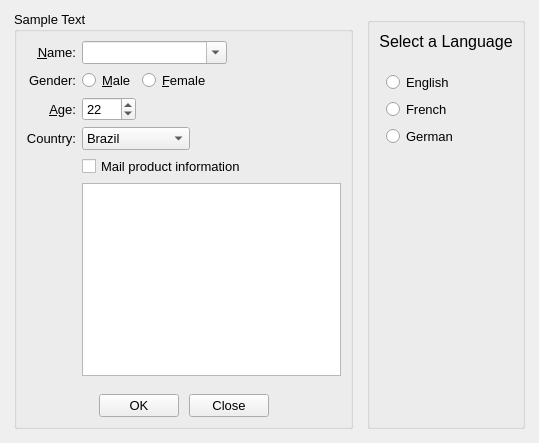
<?xml version="1.0" encoding="UTF-8"?>
<ui version="4.0">
 <class>International</class>
 <widget class="QWidget" name="International">
  <property name="geometry">
   <rect>
    <x>0</x>
    <y>0</y>
    <width>539</width>
    <height>443</height>
   </rect>
  </property>
  <property name="windowTitle">
   <string>International</string>
  </property>
  <layout class="QGridLayout" name="gridLayout_3">
   <property name="leftMargin">
    <number>14</number>
   </property>
   <property name="rightMargin">
    <number>14</number>
   </property>
   <property name="bottomMargin">
    <number>14</number>
   </property>
   <property name="horizontalSpacing">
    <number>14</number>
   </property>
   <property name="verticalSpacing">
    <number>6</number>
   </property>
   <item row="0" column="0" rowspan="2">
    <widget class="QGroupBox" name="groupBox_1">
     <property name="font">
      <font>
       <pointsize>10</pointsize>
      </font>
     </property>
     <property name="title">
      <string>Sample Text</string>
     </property>
     <layout class="QGridLayout" name="gridLayout_2">
      <item row="0" column="0">
       <widget class="QLabel" name="nameLabel">
        <property name="text">
         <string>&amp;Name:</string>
        </property>
        <property name="alignment">
         <set>Qt::AlignRight|Qt::AlignTrailing|Qt::AlignVCenter</set>
        </property>
        <property name="buddy">
         <cstring>nameCB</cstring>
        </property>
       </widget>
      </item>
      <item row="1" column="0">
       <widget class="QLabel" name="genderLabel">
        <property name="text">
         <string>Gender:</string>
        </property>
        <property name="alignment">
         <set>Qt::AlignRight|Qt::AlignTrailing|Qt::AlignVCenter</set>
        </property>
       </widget>
      </item>
      <item row="1" column="1">
       <widget class="QRadioButton" name="maleRadioButton">
        <property name="toolTip">
         <string>Check this if you are male</string>
        </property>
        <property name="text">
         <string>&amp;Male</string>
        </property>
       </widget>
      </item>
      <item row="1" column="2" colspan="2">
       <widget class="QRadioButton" name="femaleRadioButton">
        <property name="toolTip">
         <string>Check this if you are female</string>
        </property>
        <property name="text">
         <string>&amp;Female</string>
        </property>
       </widget>
      </item>
      <item row="1" column="4">
       <spacer name="horizontalSpacer">
        <property name="orientation">
         <enum>Qt::Horizontal</enum>
        </property>
        <property name="sizeHint" stdset="0">
         <size>
          <width>122</width>
          <height>20</height>
         </size>
        </property>
       </spacer>
      </item>
      <item row="2" column="0">
       <widget class="QLabel" name="ageLabel">
        <property name="text">
         <string>&amp;Age:</string>
        </property>
        <property name="alignment">
         <set>Qt::AlignRight|Qt::AlignTrailing|Qt::AlignVCenter</set>
        </property>
        <property name="buddy">
         <cstring>ageSpinBox</cstring>
        </property>
       </widget>
      </item>
      <item row="2" column="1">
       <widget class="QSpinBox" name="ageSpinBox">
        <property name="toolTip">
         <string>Specify your age</string>
        </property>
        <property name="statusTip">
         <string>Specify your age</string>
        </property>
        <property name="minimum">
         <number>12</number>
        </property>
        <property name="value">
         <number>22</number>
        </property>
       </widget>
      </item>
      <item row="3" column="0">
       <widget class="QLabel" name="countryLabel">
        <property name="text">
         <string>Country:</string>
        </property>
        <property name="alignment">
         <set>Qt::AlignRight|Qt::AlignTrailing|Qt::AlignVCenter</set>
        </property>
        <property name="buddy">
         <cstring>countryCombo</cstring>
        </property>
       </widget>
      </item>
      <item row="3" column="1" colspan="2">
       <widget class="QComboBox" name="countryCombo">
        <property name="toolTip">
         <string>Specify country of origin</string>
        </property>
        <property name="statusTip">
         <string>Specify country of origin</string>
        </property>
        <property name="currentIndex">
         <number>0</number>
        </property>
        <item>
         <property name="text">
          <string>Brazil</string>
         </property>
        </item>
        <item>
         <property name="text">
          <string>Canada</string>
         </property>
        </item>
        <item>
         <property name="text">
          <string>France</string>
         </property>
        </item>
        <item>
         <property name="text">
          <string>Germany</string>
         </property>
        </item>
        <item>
         <property name="text">
          <string>Italy</string>
         </property>
        </item>
        <item>
         <property name="text">
          <string>Norway</string>
         </property>
        </item>
        <item>
         <property name="text">
          <string>United States</string>
         </property>
        </item>
       </widget>
      </item>
      <item row="4" column="1" colspan="4">
       <widget class="QCheckBox" name="native_checkBox">
        <property name="text">
         <string>Mail product information</string>
        </property>
       </widget>
      </item>
      <item row="5" column="1" colspan="4">
       <widget class="QListView" name="listView"/>
      </item>
      <item row="6" column="3" colspan="2">
       <spacer name="verticalSpacer_2">
        <property name="orientation">
         <enum>Qt::Vertical</enum>
        </property>
        <property name="sizeType">
         <enum>QSizePolicy::Fixed</enum>
        </property>
        <property name="sizeHint" stdset="0">
         <size>
          <width>20</width>
          <height>12</height>
         </size>
        </property>
       </spacer>
      </item>
      <item row="7" column="0" colspan="5">
       <layout class="QHBoxLayout" name="horizontalLayout_1">
        <property name="spacing">
         <number>10</number>
        </property>
        <item>
         <spacer name="horizontalSpacer_1">
          <property name="orientation">
           <enum>Qt::Horizontal</enum>
          </property>
          <property name="sizeHint" stdset="0">
           <size>
            <width>40</width>
            <height>20</height>
           </size>
          </property>
         </spacer>
        </item>
        <item>
         <widget class="QPushButton" name="okPB">
          <property name="text">
           <string>OK</string>
          </property>
         </widget>
        </item>
        <item>
         <widget class="QPushButton" name="closePB">
          <property name="text">
           <string>Close</string>
          </property>
         </widget>
        </item>
        <item>
         <spacer name="horizontalSpacer_2">
          <property name="orientation">
           <enum>Qt::Horizontal</enum>
          </property>
          <property name="sizeHint" stdset="0">
           <size>
            <width>40</width>
            <height>20</height>
           </size>
          </property>
         </spacer>
        </item>
       </layout>
      </item>
      <item row="0" column="1" colspan="3">
       <widget class="QComboBox" name="nameCB">
        <property name="toolTip">
         <string>Specify your name</string>
        </property>
        <property name="editable">
         <bool>true</bool>
        </property>
       </widget>
      </item>
     </layout>
    </widget>
   </item>
   <item row="1" column="1">
    <widget class="QGroupBox" name="groupBox_2">
     <property name="title">
      <string/>
     </property>
     <layout class="QGridLayout" name="gridLayout">
      <item row="2" column="0">
       <layout class="QVBoxLayout" name="verticalLayout_2">
        <property name="leftMargin">
         <number>7</number>
        </property>
        <property name="bottomMargin">
         <number>3</number>
        </property>
        <item>
         <widget class="QRadioButton" name="englishRB">
          <property name="font">
           <font>
            <pointsize>10</pointsize>
           </font>
          </property>
          <property name="text">
           <string>English</string>
          </property>
         </widget>
        </item>
        <item>
         <widget class="QRadioButton" name="frenchRB">
          <property name="font">
           <font>
            <pointsize>10</pointsize>
           </font>
          </property>
          <property name="text">
           <string>French</string>
          </property>
         </widget>
        </item>
        <item>
         <widget class="QRadioButton" name="germanRB">
          <property name="font">
           <font>
            <pointsize>10</pointsize>
           </font>
          </property>
          <property name="text">
           <string>German</string>
          </property>
         </widget>
        </item>
       </layout>
      </item>
      <item row="0" column="0">
       <widget class="QLabel" name="label_1">
        <property name="font">
         <font>
          <pointsize>12</pointsize>
         </font>
        </property>
        <property name="text">
         <string>Select a Language</string>
        </property>
        <property name="alignment">
         <set>Qt::AlignCenter</set>
        </property>
       </widget>
      </item>
      <item row="1" column="0">
       <spacer name="verticalSpacer_3">
        <property name="orientation">
         <enum>Qt::Vertical</enum>
        </property>
        <property name="sizeType">
         <enum>QSizePolicy::Fixed</enum>
        </property>
        <property name="sizeHint" stdset="0">
         <size>
          <width>20</width>
          <height>15</height>
         </size>
        </property>
       </spacer>
      </item>
      <item row="3" column="0">
       <spacer name="verticalSpacer">
        <property name="orientation">
         <enum>Qt::Vertical</enum>
        </property>
        <property name="sizeHint" stdset="0">
         <size>
          <width>20</width>
          <height>40</height>
         </size>
        </property>
       </spacer>
      </item>
     </layout>
    </widget>
   </item>
  </layout>
 </widget>
 <tabstops>
  <tabstop>nameCB</tabstop>
  <tabstop>maleRadioButton</tabstop>
  <tabstop>femaleRadioButton</tabstop>
  <tabstop>ageSpinBox</tabstop>
  <tabstop>countryCombo</tabstop>
  <tabstop>native_checkBox</tabstop>
  <tabstop>listView</tabstop>
  <tabstop>englishRB</tabstop>
  <tabstop>frenchRB</tabstop>
  <tabstop>germanRB</tabstop>
  <tabstop>okPB</tabstop>
  <tabstop>closePB</tabstop>
 </tabstops>
 <resources/>
 <connections/>
</ui>
